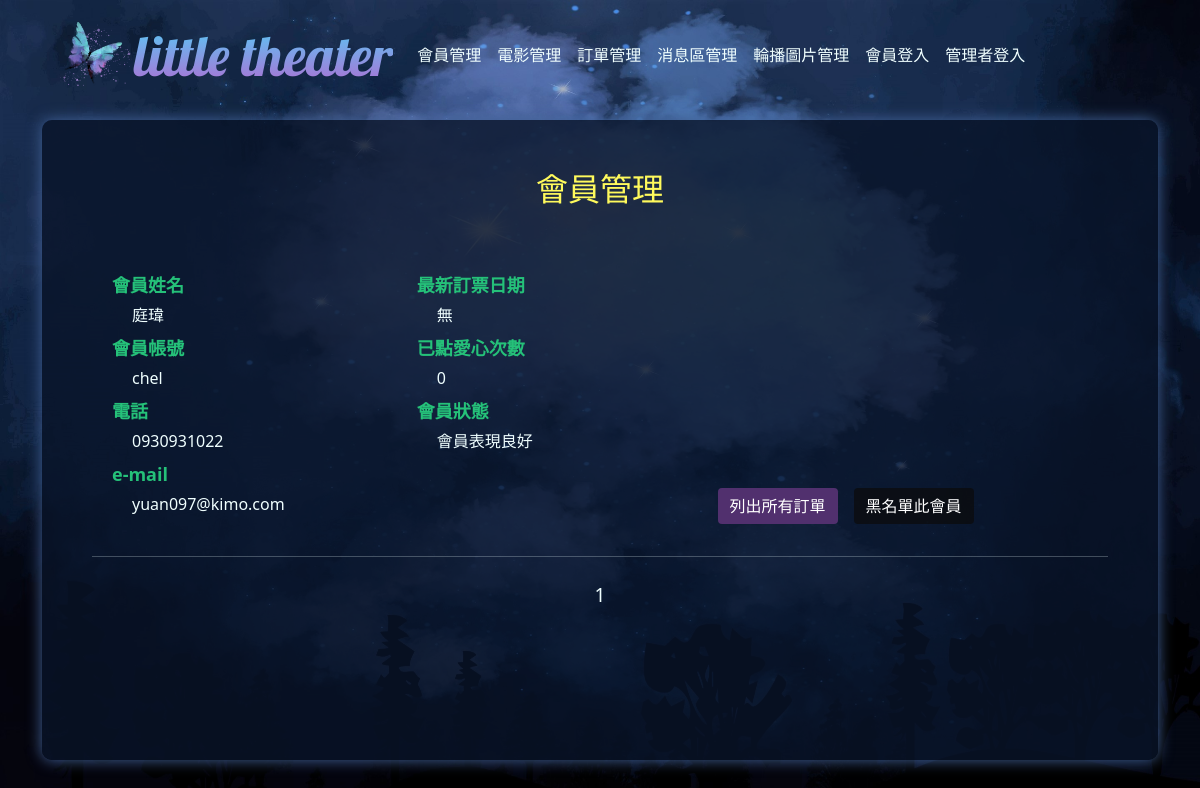
The page /backend.php?do=mem on the database as committed earlier.
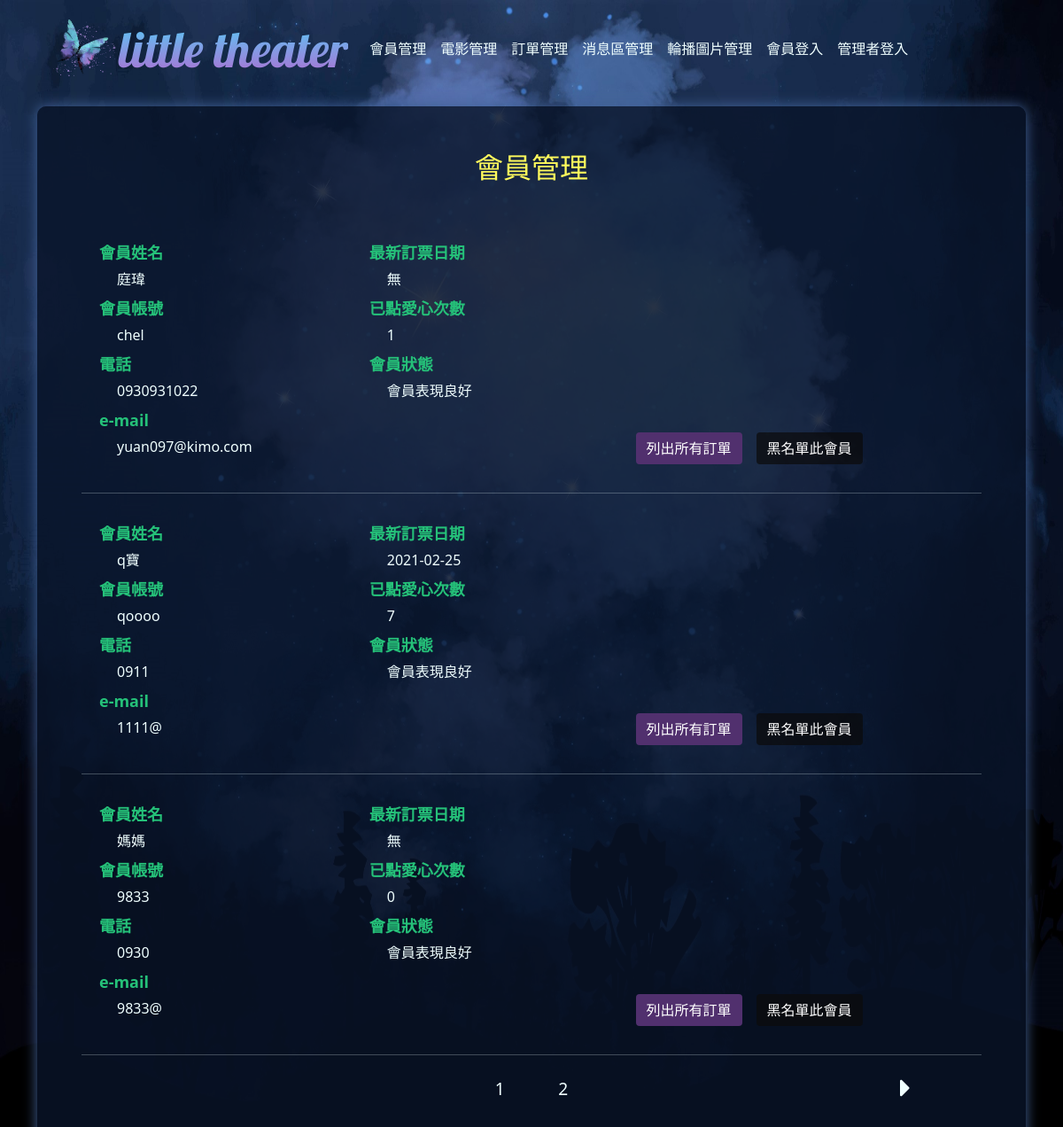
The same page on the database as committed later.
### tables this page shows
CREATE TABLE `theater_mem` (
  `id` int(11) UNSIGNED NOT NULL,
  `acc` text NOT NULL,
  `pw` text NOT NULL,
  `name` text NOT NULL,
  `email` text NOT NULL,
  `tel` text NOT NULL,
  `heart` int(11) UNSIGNED NOT NULL DEFAULT 0,
  `buycart` int(11) UNSIGNED NOT NULL DEFAULT 0,
  `status` int(1) UNSIGNED NOT NULL DEFAULT 1
);

### base.php (called while the page is built, shortened)
<?php
$Mem=new DB("theater_mem");
$Order=new DB("theater_order");
Class DB{
    private $dsn="mysql:host=localhost;charset=utf8;dbname=theater";
    private $pdo="";
    private $table="";
    function __construct($table){
        $this->table=$table;
        $this->pdo=new PDO($this->dsn,"root","");
    }
    function all(...$arr){
        $sql="select * from $this->table ";
        if(isset($arr[0])){
            if(is_array($arr[0])){
                foreach($arr[0] as $k=>$v){
                    $tmp[]=sprintf("`%s`='%s'",$k,$v);
                }
                $sql.=" where ".implode(" && ",$tmp);
            }else{
                $sql.=$arr[0];
            }
        }
        return $this->pdo->query($sql)->fetchAll();
    }
    function count(...$arr){
        $sql="select count(*) from $this->table ";
        return $this->pdo->query($sql)->fetchColumn();
    }
        function q($sql){
            return $this->pdo->query($sql)->fetchAll();
        }
}

### back/mem.php (the view, shortened to what this page needs)
<div id="bb">
<div style="width:100%;text-align:center;position:relative" class="mb-5">
    <h2 style="color: #fffa5c !important">會員管理</h2>
</div>
<div id="memarea">
<?php
$all = $Mem->count();
$div = 3;
$pages = ceil($all / $div);
$now = ($_GET['p']) ?? '1';
$start = ($now - 1) * $div;
$ms=$Mem->all(" limit  $start,$div");
foreach($ms as $k=>$m){
?>
<div style="display:flex;">
    <div class="p-3" style="width:30%;display:flex;flex-direction:column;">
        <div class="mb-1 ms-1">
            <span class="border">會員姓名</span>
        </div>
        <div class="ms-4 mb-2">
            <span><?=$m['name']?></span>
        </div>
        <div class="mb-1 ms-1">
            <span class="border">會員帳號</span>
        </div>
        <div class="ms-4 mb-2">
            <span><?=$m['acc']?></span>
        </div>
        <div class="mb-1 ms-1">
            <span class="border">電話</span>
        </div>
        <div class="ms-4 mb-2">
            <span><?=$m['tel']?></span>
        </div>
        <div class="mb-1 ms-1">
            <span class="border">e-mail</span>
        </div>
        <div class="ms-4 mb-2">
            <span><?=$m['email']?></span>
        </div>
    </div>
    <div class="p-3" style="width:30%;display:flex;flex-direction:column;">
        <div class="mb-1 ms-1">
            <span class="border">最新訂票日期</span>
        </div>
        <div class="ms-4 mb-2">
            <span>
                <?php
                $order=$Order->q("SELECT `orderdate` FROM `theater_order` WHERE `mem`='{$m['id']}' order by `orderdate` desc limit 0,1")[0][0];
                if($order!=NULL){
                    echo $order;
                }else{
                    echo '無';
                }
                ?>
            </span>
        </div>
        <div class="mb-1 ms-1">
            <span class="border">已點愛心次數</span>
        </div>
        <div class="ms-4 mb-2">
            <span><?=($m['heart'])?></span>
        </div>
        <div class="mb-1 ms-1">
            <span class="border">會員狀態</span>
        </div>
        <div class="ms-4 mb-2">
            <span id="memStatus"<?=($m['status']==1?'':'style="color:#ff3447"')?>><?=($m['status']==1)?'會員表現良好':'目前黑名單中'?></span>
        </div>
    </div>
    <div class="p-3 d-flex" style="width:40%;;align-items: flex-end;">
        <input id="op<?=$m['id']?>" type="button" class="btn btn-primary me-3" value="列出所有訂單" onclick="oporder(<?=$m['id']?>)">
<?php
if($m['status']==1){
?>
        <input id="blockade<?=$m['id']?>" type="button" class="btn btn-primary" style="background:#0b0c0cba !important" value="黑名單此會員" onclick="blockade(<?=$m['id']?>)">
<?php
}else{
?>
        <input id="blockade<?=$m['id']?>" type="button" class="btn btn-primary" style="background:#842029b3 !important" value="解除黑名單" onclick="blockade(<?=$m['id']?>)">
<?php
}
?>
    </div>
</div>
<hr>
<?php
}?>
</div>
<div style="width:100%;position:relative" class="mt-4 mb-3">
<?php
echo '<div style="width:20%;margin-left: auto;margin-right: auto;display: flex;justify-content: space-evenly;font-size: larger;">';
for ($i = 1; $i <= $pages; $i++) {
    echo '<a href="backend.php?do=mem&p=' . ($i) . '">' . ($i) . '</a>';
}
echo '</div>';
if (($now + 1) <= $pages) {
    echo '<a href="backend.php?do=mem&p=' . ($now + 1) . '"><i class="fas fa-caret-right heartarrow right"></i></a>';
}
?>
</div>
</div>

Rows that differ between the two databases and show on the page:
changed theater_mem "庭瑋": heart "0" → "1"
added theater_mem: name "q寶", acc "qoooo", tel "0911", email "1111@", order "2021-02-25", heart "7", status "會員表現良好"
added theater_mem: name "媽媽", acc "9833", tel "0930", email "9833@", shows "無", heart "0", status "會員表現良好"
Other text that changed with them:
new list line: "2"
